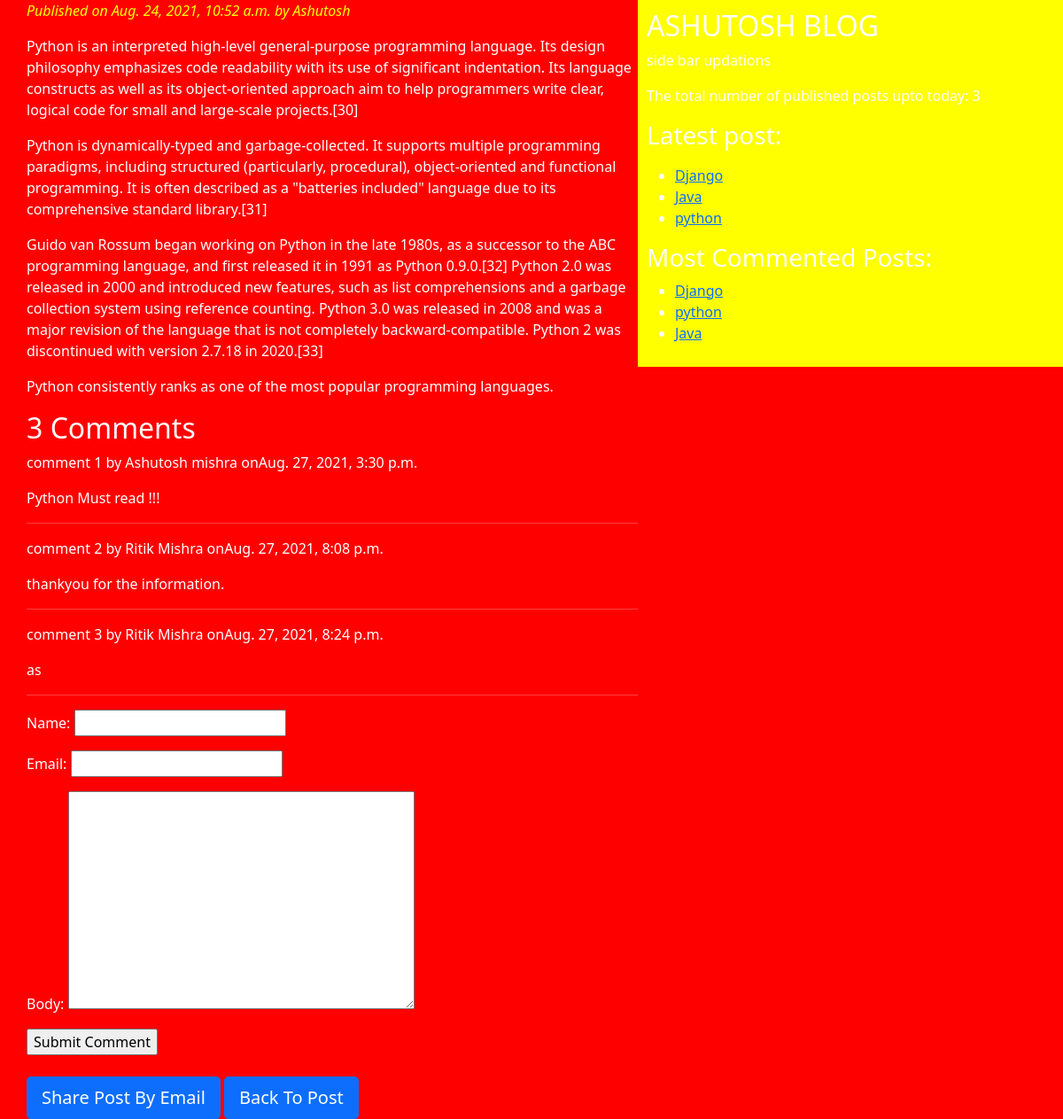
Page /python/ on the committed database.
### testapp/models.py (models this page shows, shortened)
class Post(models.Model):
  STATUS_CHOICES=(('draft','Draft'),('published','Published'))
  title=models.CharField(max_length=264)
  slug=models.SlugField(max_length=264,unique_for_date='publish')
  author=models.ForeignKey(User,related_name='blog_posts',on_delete=models.CASCADE)
  body=models.TextField()
  publish=models.DateTimeField(default=timezone.now)
  created=models.DateTimeField(auto_now_add=True)#da
  updated=models.DateTimeField(auto_now=True)#datetme of save() action
  status=models.CharField(max_length=10,choices=STATUS_CHOICES,default='draft')
  objects=CustomManager()
  tags=TaggableManager()
  class Meta:
     ordering=('-publish',)
  def get_absolute_url(self):
    return reverse('post_detail',args=[self.slug])

class Comment(models.Model):
  post=models.ForeignKey(Post,related_name='comments',on_delete=models.CASCADE)
  name=models.CharField(max_length=32)
  email=models.EmailField()
  body=models.TextField()
  created=models.DateTimeField(auto_now_add=True)
  updated=models.DateTimeField(auto_now=True)
  active=models.BooleanField(default=True)
  class Meta:
   ordering=('created',)

### testapp/views.py (the view)
# urls.py: url(r'^(?P<post>[-\w]+)/$', views.post_detail,name='post_detail'),
def post_detail(request,post):
    post1=get_object_or_404(Post,slug=post)
    comment=post1.comments.filter(active=True)
    csubmit=False
    if request.method=='POST':
     form=CommentForm(request.POST)
     if form.is_valid():
         new_comment=form.save(commit=False)
         new_comment.post=post1
         new_comment.save()
         csubmit=True
    else:
       form=CommentForm()
    return render(request,'testapp/post_detail.html',{'post1':post1,'form':form,'comment':comment,'csubmit':csubmit})

### testapp/forms.py
class CommentForm(forms.ModelForm):
 class Meta:
  model=Comment
  fields=('name','email','body')

### testapp/models.py (called while the page is built)
  def get_queryset(self):
    return super().get_queryset().filter(status='published')

### testapp/templatetags/blogtags.py (called while the page is built)
@register.simple_tag
def total_posts():
    return Post.objects.count()

@register.inclusion_tag('testapp/latest_posts123.html')
def show_latest_posts(count=5):
  latest_posts=Post.objects.all().order_by('-publish')[:count]
  return {'latest_posts':latest_posts}

@register.simple_tag
def get_most_commented_posts(count=5):
 return Post.objects.annotate(total_comments=Count('comments')).order_by('-total_comments')[:count]

### template/testapp/post_detail.html (shortened to what this page needs)
<!DOCTYPE html>
{%extends 'testapp/base.html'%}
{%block content%}
<p id='date'>Published on {{post1.publish}} by {{post1.author|title}}</p>
<p>{{post1.body|linebreaks}}</p>
{% with comment.count as comments_count %}
<h2>{{comments_count}} Comment{{comments_count|pluralize}}</h2>
{% endwith%}
{%if comment %}
{%for comment in comment %}
<p> comment {{forloop.counter}} by {{comment.name}} on{{comment.created}}</p>
<p>{{comment.body|linebreaks}}</p>
<hr>
{%endfor%}
{%else%}
<p>There are NO Comments Yet !!!</p>
{%endif%}
{%if csubmit %}
<h2>Your Comment Added Succefully</h2>
{%else%}
 <form method="POST">
     {{form.as_p}}
     <input type="submit" value="Submit Comment">
 </form>
 <br>
 {%endif%}
<a href="/{{post1.id}}/share" class='btn btn-lg btn-primary'>Share Post By Email</a>
<a href="/" class='btn btn-lg btn-primary'>Back To Post</a>
{%endblock%}

### template/testapp/base.html (shortened to what this page needs)
<!doctype html>
{%load static%}
{%load blogtags%}
<html lang="en">
  <head>
    <link href="https://cdn.jsdelivr.net/npm/bootstrap@5.1.0/dist/css/bootstrap.min.css" rel="stylesheet">
    <link rel="stylesheet" href="{%static 'css/blog.css'%}">
  </head>
  <body>
    <div class="content">
      {%block content%}{%endblock%}
      </div>
    <div class='sidebar'>
      <h2>ASHUTOSH BLOG</h2>
      <p>side bar updations</p>
      <p>The total number of published posts upto today: {%total_posts%}</p>
      <h3>Latest post:</h3>
      <p >{%show_latest_posts%}</p>
      <h3>Most Commented Posts:</h3>
      {% get_most_commented_posts as most_commented_posts%}
    <ul>
       {% for post in most_commented_posts %}
    <li><a  href="{{post.get_absolute_url}}" id='la'>{{post.title}}</a></li>
    {% endfor %}
    </ul>
    </div>
    </body>
</html>

### template/testapp/latest_posts123.html
<ul>
 {% for post in latest_posts %}
 <li><a href="{{post.get_absolute_url}}">{{post.title}}</a></li>
 {% endfor %}
 </ul>

### static/css/blog.css (style rules this page uses)
.content { float:left; width: 60%; padding:0 0 0 30px; height: 100%; background:red; }
.sidebar { float:right; width:40%; padding:10px; background: yellow; height: 100%; }
body { color: white; background-color: red; }
#date { font-style: italic; color:yellow; }

### rows in the picture
Post: publish "Aug. 24, 2021, 10:52 a.m.", author "Ashutosh", body "Python is an interpreted high-level general-purpose programming language. Its design philosophy emphasizes code readability with its use of significant indentation. Its language constructs as well as its object-oriented approach aim to help programmers write clear, logical code for small and large-scale projects.[30] Python is dynamically-typed and garbage-collected. It supports multiple programming paradigms, including structured (particularly, procedural), object-oriented and functional programming. It is often described as a \"batteries included\" language due to its comprehensive standard library.[31] Guido van Rossum began working on Python in the late 1980s, as a successor to the ABC…", title "python"
Comment: name "Ashutosh mishra", created "Aug. 27, 2021, 3:30 p.m.", body "Python Must read !!!"
Comment: name "Ritik Mishra", created "Aug. 27, 2021, 8:08 p.m.", body "thankyou for the information."
Comment: name "Ritik Mishra", created "Aug. 27, 2021, 8:24 p.m.", body "as"
Post: title "Django"
Post: title "Java"

### other values in the picture
{{ comments_count }} "3"
